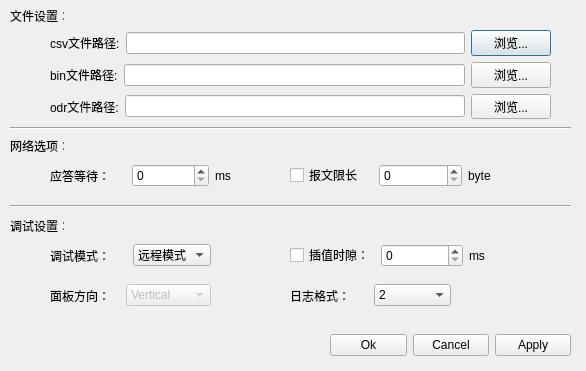
<?xml version="1.0" encoding="UTF-8"?>
<ui version="4.0">
 <class>SettingDialog</class>
 <widget class="QDialog" name="SettingDialog">
  <property name="geometry">
   <rect>
    <x>0</x>
    <y>0</y>
    <width>586</width>
    <height>371</height>
   </rect>
  </property>
  <property name="windowTitle">
   <string>Dialog</string>
  </property>
  <widget class="QWidget" name="verticalLayoutWidget">
   <property name="geometry">
    <rect>
     <x>50</x>
     <y>30</y>
     <width>501</width>
     <height>89</height>
    </rect>
   </property>
   <layout class="QVBoxLayout" name="verticalLayout">
    <item>
     <layout class="QHBoxLayout" name="horizontalLayout">
      <item>
       <widget class="QLabel" name="csvPathLabel">
        <property name="text">
         <string>csv文件路径:</string>
        </property>
       </widget>
      </item>
      <item>
       <widget class="QLineEdit" name="csvPathEdit"/>
      </item>
      <item>
       <widget class="QPushButton" name="csvPathButton">
        <property name="text">
         <string>浏览...</string>
        </property>
       </widget>
      </item>
     </layout>
    </item>
    <item>
     <layout class="QHBoxLayout" name="horizontalLayout_2">
      <item>
       <widget class="QLabel" name="binPathLabel">
        <property name="text">
         <string>bin文件路径:</string>
        </property>
       </widget>
      </item>
      <item>
       <widget class="QLineEdit" name="binPathEdit"/>
      </item>
      <item>
       <widget class="QPushButton" name="binPathButton">
        <property name="text">
         <string>浏览...</string>
        </property>
       </widget>
      </item>
     </layout>
    </item>
    <item>
     <layout class="QHBoxLayout" name="horizontalLayout_8">
      <item>
       <widget class="QLabel" name="odrPathLabel">
        <property name="text">
         <string>odr文件路径:</string>
        </property>
       </widget>
      </item>
      <item>
       <widget class="QLineEdit" name="odrPathEdit"/>
      </item>
      <item>
       <widget class="QPushButton" name="odrPathButton">
        <property name="text">
         <string>浏览...</string>
        </property>
       </widget>
      </item>
     </layout>
    </item>
   </layout>
  </widget>
  <widget class="QLabel" name="label_3">
   <property name="geometry">
    <rect>
     <x>10</x>
     <y>10</y>
     <width>54</width>
     <height>12</height>
    </rect>
   </property>
   <property name="text">
    <string>文件设置：</string>
   </property>
  </widget>
  <widget class="QLabel" name="label_4">
   <property name="geometry">
    <rect>
     <x>10</x>
     <y>140</y>
     <width>54</width>
     <height>12</height>
    </rect>
   </property>
   <property name="text">
    <string>网络选项：</string>
   </property>
  </widget>
  <widget class="Line" name="line">
   <property name="geometry">
    <rect>
     <x>10</x>
     <y>120</y>
     <width>561</width>
     <height>16</height>
    </rect>
   </property>
   <property name="orientation">
    <enum>Qt::Horizontal</enum>
   </property>
  </widget>
  <widget class="QWidget" name="horizontalLayoutWidget_3">
   <property name="geometry">
    <rect>
     <x>50</x>
     <y>160</y>
     <width>241</width>
     <height>31</height>
    </rect>
   </property>
   <layout class="QHBoxLayout" name="horizontalLayout_3">
    <item>
     <widget class="QLabel" name="netWaitLabel">
      <property name="text">
       <string>应答等待：</string>
      </property>
     </widget>
    </item>
    <item>
     <widget class="QSpinBox" name="netWaitBox"/>
    </item>
    <item>
     <widget class="QLabel" name="label_6">
      <property name="text">
       <string>ms</string>
      </property>
     </widget>
    </item>
   </layout>
  </widget>
  <widget class="QWidget" name="horizontalLayoutWidget_4">
   <property name="geometry">
    <rect>
     <x>50</x>
     <y>240</y>
     <width>161</width>
     <height>31</height>
    </rect>
   </property>
   <layout class="QHBoxLayout" name="horizontalLayout_4">
    <item>
     <widget class="QLabel" name="modelLabel">
      <property name="text">
       <string>调试模式：</string>
      </property>
     </widget>
    </item>
    <item>
     <widget class="QComboBox" name="modelBox">
      <item>
       <property name="text">
        <string>远程模式</string>
       </property>
      </item>
      <item>
       <property name="text">
        <string>文件模式</string>
       </property>
      </item>
      <item>
       <property name="text">
        <string>即时模式</string>
       </property>
      </item>
     </widget>
    </item>
   </layout>
  </widget>
  <widget class="QWidget" name="horizontalLayoutWidget">
   <property name="geometry">
    <rect>
     <x>330</x>
     <y>330</y>
     <width>241</width>
     <height>31</height>
    </rect>
   </property>
   <layout class="QHBoxLayout" name="horizontalLayout_5">
    <item>
     <widget class="QPushButton" name="okButton">
      <property name="text">
       <string>Ok</string>
      </property>
     </widget>
    </item>
    <item>
     <widget class="QPushButton" name="cancelButton">
      <property name="text">
       <string>Cancel</string>
      </property>
     </widget>
    </item>
    <item>
     <widget class="QPushButton" name="applyButton">
      <property name="text">
       <string>Apply</string>
      </property>
     </widget>
    </item>
   </layout>
  </widget>
  <widget class="QWidget" name="horizontalLayoutWidget_2">
   <property name="geometry">
    <rect>
     <x>290</x>
     <y>160</y>
     <width>261</width>
     <height>31</height>
    </rect>
   </property>
   <layout class="QHBoxLayout" name="horizontalLayout_6">
    <item>
     <widget class="QCheckBox" name="msgLenLabel">
      <property name="text">
       <string>报文限长</string>
      </property>
     </widget>
    </item>
    <item>
     <widget class="QSpinBox" name="msgLenBox"/>
    </item>
    <item>
     <widget class="QLabel" name="label_2">
      <property name="text">
       <string>byte</string>
      </property>
     </widget>
    </item>
   </layout>
  </widget>
  <widget class="QWidget" name="horizontalLayoutWidget_5">
   <property name="geometry">
    <rect>
     <x>290</x>
     <y>240</y>
     <width>261</width>
     <height>31</height>
    </rect>
   </property>
   <layout class="QHBoxLayout" name="horizontalLayout_7">
    <item>
     <widget class="QCheckBox" name="interpolateTimeLabel">
      <property name="text">
       <string>插值时隙：</string>
      </property>
     </widget>
    </item>
    <item>
     <widget class="QSpinBox" name="interpolateTimeBox"/>
    </item>
    <item>
     <widget class="QLabel" name="label_5">
      <property name="text">
       <string>ms</string>
      </property>
     </widget>
    </item>
   </layout>
  </widget>
  <widget class="Line" name="line_2">
   <property name="geometry">
    <rect>
     <x>10</x>
     <y>196</y>
     <width>561</width>
     <height>20</height>
    </rect>
   </property>
   <property name="orientation">
    <enum>Qt::Horizontal</enum>
   </property>
  </widget>
  <widget class="QLabel" name="label_7">
   <property name="geometry">
    <rect>
     <x>10</x>
     <y>220</y>
     <width>54</width>
     <height>12</height>
    </rect>
   </property>
   <property name="text">
    <string>调试设置：</string>
   </property>
  </widget>
  <widget class="QWidget" name="horizontalLayoutWidget_6">
   <property name="geometry">
    <rect>
     <x>50</x>
     <y>280</y>
     <width>161</width>
     <height>31</height>
    </rect>
   </property>
   <layout class="QHBoxLayout" name="horizontalLayout_9">
    <item>
     <widget class="QLabel" name="tabDrcLabel">
      <property name="text">
       <string>面板方向：</string>
      </property>
     </widget>
    </item>
    <item>
     <widget class="QComboBox" name="tabDrcBox">
      <property name="enabled">
       <bool>false</bool>
      </property>
      <item>
       <property name="text">
        <string>Vertical</string>
       </property>
      </item>
      <item>
       <property name="text">
        <string>Horizontal</string>
       </property>
      </item>
     </widget>
    </item>
   </layout>
  </widget>
  <widget class="QWidget" name="horizontalLayoutWidget_7">
   <property name="geometry">
    <rect>
     <x>290</x>
     <y>280</y>
     <width>161</width>
     <height>31</height>
    </rect>
   </property>
   <layout class="QHBoxLayout" name="horizontalLayout_10">
    <item>
     <widget class="QLabel" name="logFormatLabel">
      <property name="text">
       <string>日志格式：</string>
      </property>
     </widget>
    </item>
    <item>
     <widget class="QComboBox" name="logFormatBox">
      <item>
       <property name="text">
        <string>2</string>
       </property>
      </item>
      <item>
       <property name="text">
        <string>8</string>
       </property>
      </item>
      <item>
       <property name="text">
        <string>10</string>
       </property>
      </item>
      <item>
       <property name="text">
        <string>16</string>
       </property>
      </item>
     </widget>
    </item>
   </layout>
  </widget>
 </widget>
 <resources/>
 <connections/>
</ui>
